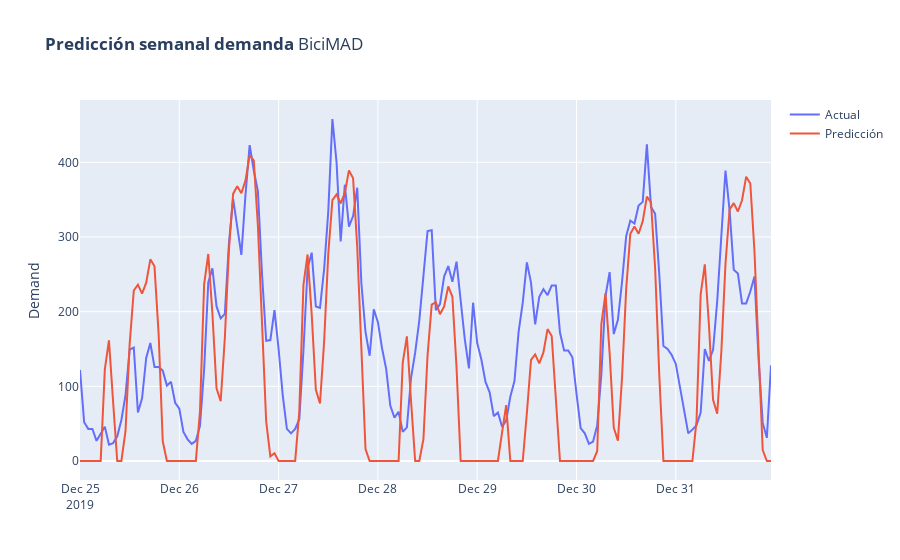

Notebook code for this chart:
### Code cell
fig = go.Figure(go.Scatter(
    x = itinerarios6['ds'][-24*7:],
    y = itinerarios6['y'][-24*7:],
    mode='lines',
    name = "Actual"
))
fig.add_trace(go.Scatter(
    x = forecast['ds'],
    y = forecast['yhat'],
    mode='lines',
    name= "Predicción"
))
fig.update_layout(title_text="<b>Predicción semanal demanda</b> BiciMAD", yaxis_title="Demand")
fig.show()

### Figure 1 — Plotly figure (JSON) as saved in the notebook; plotly's stock layout.template omitted (floating-point values rounded to 4 significant figures; data arrays with more than 128 entries replaced by an {"elided": "..."} marker saying what was removed)
{"data": [{"mode": "lines", "name": "Actual", "type": "scatter", "x": {"elided": "168 str values"}, "y": {"elided": "168 int values"}}, {"mode": "lines", "name": "Predicción", "type": "scatter", "x": {"elided": "168 str values"}, "y": {"elided": "168 float values"}}], "layout": {"title": {"text": "<b>Predicción semanal demanda</b> BiciMAD"}, "yaxis": {"title": {"text": "Demand"}}}}
